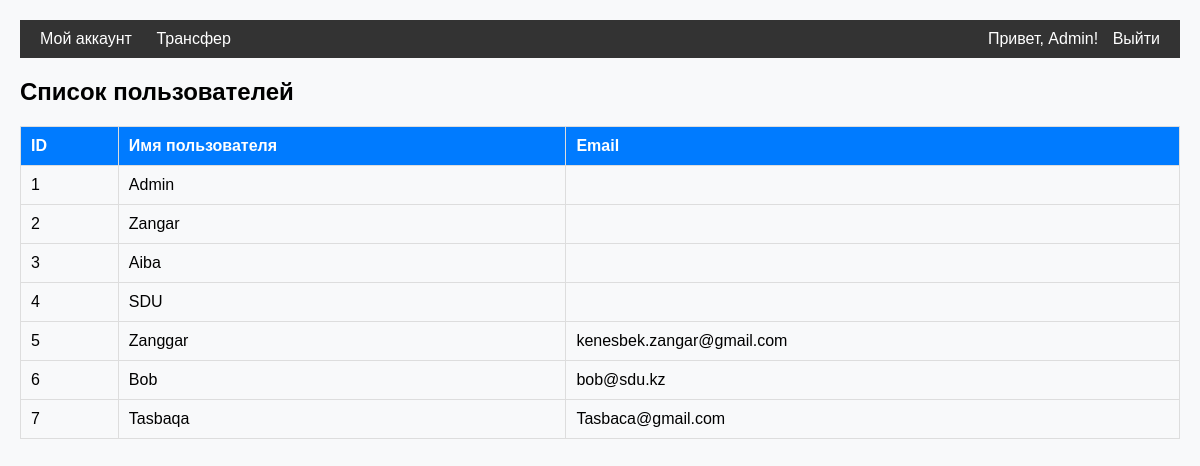
/users/ (signed in), run on the app's committed database.
### users/models.py (models this page shows, shortened)
class UserAccount(AbstractUser):
    balance = models.DecimalField(max_digits=10, decimal_places=2, default=0.00)
    deposit = models.DecimalField(max_digits=10, decimal_places=2, default=0.00)
    is_admin = models.BooleanField(default=False)
    is_manager = models.BooleanField(default=False)
    is_customer = models.BooleanField(default=True)

### users/views.py (the view)
# urls.py: path('users/', views.user_list, name='user_list'),
@login_required
def user_list(request):
    if not request.user.is_superuser:
        messages.error(request, "Доступ запрещён!")
        return redirect("home")
    users = UserAccount.objects.all().only('id', 'username', 'email')  # НЕ передаем баланс
    return render(request, 'users/user_list.html', {'users': users})

### users/templates/users/user_list.html (shortened to what this page needs)
{% extends 'users/base.html' %}
{% block content %}
<h2>Список пользователей</h2>
<table border="1">
    <tr>
        <th>ID</th>
        <th>Имя пользователя</th>
        <th>Email</th>
    </tr>
    {% for user in users %}
    <tr>
        <td>{{ user.id }}</td>
        <td>{{ user.username }}</td>
        <td>{{ user.email }}</td>
    </tr>
    {% endfor %}
</table>
{% endblock %}

### users/templates/users/base.html (shortened to what this page needs)
<!DOCTYPE html>
    {% load static %}
<html lang="ru">
<head>
    <link rel="stylesheet" href="{% static 'css/styles.css' %}">
</head>
<body>
    <div class="navbar">
        <div>
            <a href="{% url 'profile' %}">Мой аккаунт</a>
            <a href="{% url 'transfer' %}">Трансфер</a>
        </div>
        <div>
            {% if user.is_authenticated %}
                <span>Привет, {{ user.username }}!</span>
                <a href="{% url 'logout' %}">Выйти</a>
            {% else %}
                <a href="{% url 'login' %}">Войти</a>
            {% endif %}
        </div>
    </div>
    <div>
        {% block content %}{% endblock %}
    </div>
</body>
</html>

### static/css/styles.css (style rules this page uses)
body { font-family: Arial, sans-serif; margin: 20px; background-color: #f8f9fa; }
.navbar { background: #333; color: white; padding: 10px; display: flex; justify-content: space-between; }
.navbar a { color: white; text-decoration: none; margin: 0 10px; }
table { width: 100%; border-collapse: collapse; margin-top: 15px; }
table, th, td { border: 1px solid #ddd; }
th, td { padding: 10px; text-align: left; }
th { background-color: #007bff; color: white; }

### users/templates/users/base.html (style rules this page uses)
body { font-family: Arial, sans-serif; margin: 20px; }
.navbar { background: #333; color: white; padding: 10px; display: flex; justify-content: space-between; }
.navbar a { color: white; text-decoration: none; margin: 0 10px; }

### data on the page
UserAccount: username "Admin", id "1"
UserAccount: id "2", username "Zangar"
UserAccount: id "3", username "Aiba"
UserAccount: id "4", username "SDU"
UserAccount: id "5", username "Zanggar", email "kenesbek.zangar@gmail.com"
UserAccount: id "6", username "Bob", email "bob@sdu.kz"
UserAccount: id "7", username "Tasbaqa", email "Tasbaca@gmail.com"
